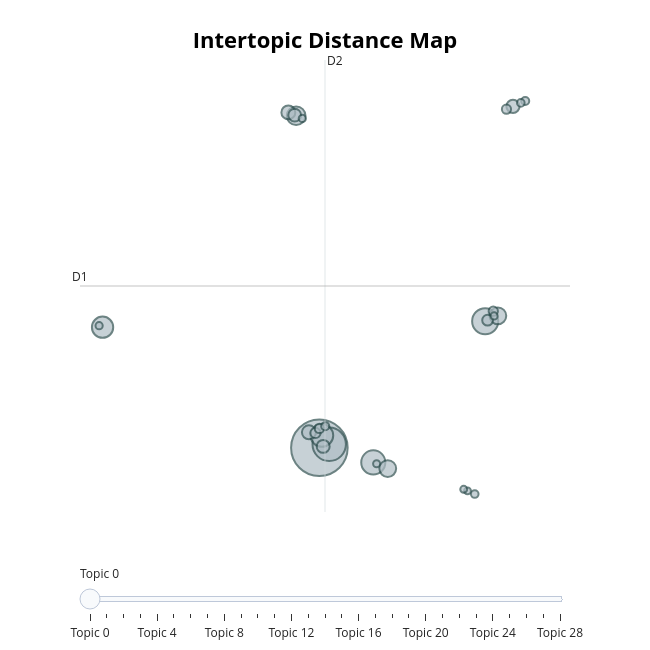

Notebook code for this chart:
### Markdown cell above
## Visualize Topics

### Code cell
topic_model.visualize_topics()

### Figure 1 — Plotly figure (JSON) as saved in the notebook; plotly's stock layout.template omitted (floating-point values rounded to 4 significant figures)
{"data": [{"customdata": [[0, "use | substance | present | problems | past", 1485], [1, "days | age | 30 | difficulty | people", 518], [2, "anxiety | disorder | psychiatric | diagnosis | bipolar", 316], [3, "history | disease | cause | medication | sibling", 269], [4, "language | age | grandmother | child | death", 240], [5, "weekend | weekdays | parent | media | restriction", 210], [6, "rank | percentile | index | comprehension | score", 162], [7, "stage | treadmill | rate | participant | heart", 131], [8, "driving | intoxicated | smoke | cigarettes | pregnancy", 131], [9, "eat | food | foods | certain | eating", 91], [10, "plate | picture | span | sort | digit", 90], [11, "duration | weeks | longest | sibling | illness", 81], [12, "sleep | night | asleep | sleeps | child", 78], [13, "total | score | raw | design | block", 76], [14, "craving | strong | desire | compulsions | obsessions", 54], [15, "parents | argue | arguments | usually | argument", 49], [16, "student | peers | school | grades | class", 41], [17, "tolerance | substance | solvent | marked | concentration", 40], [18, "weight | mass | birth | height | gain", 39], [19, "restless | seated | remaining | sitting | hyperactive", 31], [20, "hyperactivity | deficit | autism | attention | index", 30], [21, "pcp | ketamine | dust | angel | abuse", 27], [22, "eating | f50 | binge | nervosa | anorexia", 27], [23, "withdrawal | substance | symptoms | relieve | characteristic", 24], [24, "texting | messaging | weekdays | weekend | parent", 24], [25, "reason | possibly | background | language | ", 24], [26, "dose | highest | medication |  | ", 23], [27, "glue | aerosols | inhalants | high | sniffed", 22], [28, "happen | times | yes | did | 22b", 22]], "hovertemplate": "<b>Topic %{customdata[0]}</b><br>%{customdata[1]}<br>Size: %{customdata[2]}", "legendgroup": "", "marker": {"color": "#B0BEC5", "line": {"color": "DarkSlateGrey", "width": 2}, "size": [1485, 518, 316, 269, 240, 210, 162, 131, 131, 91, 90, 81, 78, 76, 54, 49, 41, 40, 39, 31, 30, 27, 27, 24, 24, 24, 23, 22, 22], "sizemode": "area", "sizeref": 0.9281, "symbol": "circle"}, "mode": "markers", "name": "", "orientation": "v", "showlegend": false, "type": "scatter", "x": [3.526, 3.9, 9.829, 5.575, 3.621, -4.715, 2.643, 6.125, 10.31, 3.129, 2.347, 10.88, 3.671, 2.588, 9.921, 3.377, 3.527, 10.14, 10.64, 3.749, 11.35, 9.432, 11.18, 10.17, -4.846, 2.877, 5.702, 9.157, 9.012], "xaxis": "x", "y": [-6.463, -6.162, 4.676, -7.761, -5.387, 4.15, 22.77, -8.306, 5.155, -5.112, 23.07, 23.6, -6.349, 22.83, 4.771, -5.168, -4.765, 5.556, 23.35, -4.573, 24.08, -10.55, 23.91, 5.14, 4.28, 22.54, -7.884, -10.27, -10.13], "yaxis": "y"}], "layout": {"annotations": [{"showarrow": false, "text": "D1", "x": -5.573, "y": 7.779, "yshift": 10}, {"showarrow": false, "text": "D2", "x": 3.74, "xshift": 10, "y": 27.69}], "height": 650, "hoverlabel": {"bgcolor": "white", "font": {"family": "Rockwell", "size": 16}}, "legend": {"itemsizing": "constant", "tracegroupgap": 0}, "margin": {"t": 60}, "shapes": [{"line": {"color": "#CFD8DC", "width": 2}, "type": "line", "x0": 3.74, "x1": 3.74, "y0": -12.13, "y1": 27.69}, {"line": {"color": "#9E9E9E", "width": 2}, "type": "line", "x0": -5.573, "x1": 13.05, "y0": 7.779, "y1": 7.779}], "sliders": [{"active": 0, "pad": {"t": 50}, "steps": [{"args": [{"marker.color": [["red", "#B0BEC5", "#B0BEC5", "#B0BEC5", "#B0BEC5", "#B0BEC5", "#B0BEC5", "#B0BEC5", "#B0BEC5", "#B0BEC5", "#B0BEC5", "#B0BEC5", "#B0BEC5", "#B0BEC5", "#B0BEC5", "#B0BEC5", "#B0BEC5", "#B0BEC5", "#B0BEC5", "#B0BEC5", "#B0BEC5", "#B0BEC5", "#B0BEC5", "#B0BEC5", "#B0BEC5", "#B0BEC5", "#B0BEC5", "#B0BEC5", "#B0BEC5"]]}], "label": "Topic 0", "method": "update"}, {"args": [{"marker.color": [["#B0BEC5", "red", "#B0BEC5", "#B0BEC5", "#B0BEC5", "#B0BEC5", "#B0BEC5", "#B0BEC5", "#B0BEC5", "#B0BEC5", "#B0BEC5", "#B0BEC5", "#B0BEC5", "#B0BEC5", "#B0BEC5", "#B0BEC5", "#B0BEC5", "#B0BEC5", "#B0BEC5", "#B0BEC5", "#B0BEC5", "#B0BEC5", "#B0BEC5", "#B0BEC5", "#B0BEC5", "#B0BEC5", "#B0BEC5", "#B0BEC5", "#B0BEC5"]]}], "label": "Topic 1", "method": "update"}, {"args": [{"marker.color": [["#B0BEC5", "#B0BEC5", "red", "#B0BEC5", "#B0BEC5", "#B0BEC5", "#B0BEC5", "#B0BEC5", "#B0BEC5", "#B0BEC5", "#B0BEC5", "#B0BEC5", "#B0BEC5", "#B0BEC5", "#B0BEC5", "#B0BEC5", "#B0BEC5", "#B0BEC5", "#B0BEC5", "#B0BEC5", "#B0BEC5", "#B0BEC5", "#B0BEC5", "#B0BEC5", "#B0BEC5", "#B0BEC5", "#B0BEC5", "#B0BEC5", "#B0BEC5"]]}], "label": "Topic 2", "method": "update"}, {"args": [{"marker.color": [["#B0BEC5", "#B0BEC5", "#B0BEC5", "red", "#B0BEC5", "#B0BEC5", "#B0BEC5", "#B0BEC5", "#B0BEC5", "#B0BEC5", "#B0BEC5", "#B0BEC5", "#B0BEC5", "#B0BEC5", "#B0BEC5", "#B0BEC5", "#B0BEC5", "#B0BEC5", "#B0BEC5", "#B0BEC5", "#B0BEC5", "#B0BEC5", "#B0BEC5", "#B0BEC5", "#B0BEC5", "#B0BEC5", "#B0BEC5", "#B0BEC5", "#B0BEC5"]]}], "label": "Topic 3", "method": "update"}, {"args": [{"marker.color": [["#B0BEC5", "#B0BEC5", "#B0BEC5", "#B0BEC5", "red", "#B0BEC5", "#B0BEC5", "#B0BEC5", "#B0BEC5", "#B0BEC5", "#B0BEC5", "#B0BEC5", "#B0BEC5", "#B0BEC5", "#B0BEC5", "#B0BEC5", "#B0BEC5", "#B0BEC5", "#B0BEC5", "#B0BEC5", "#B0BEC5", "#B0BEC5", "#B0BEC5", "#B0BEC5", "#B0BEC5", "#B0BEC5", "#B0BEC5", "#B0BEC5", "#B0BEC5"]]}], "label": "Topic 4", "method": "update"}, {"args": [{"marker.color": [["#B0BEC5", "#B0BEC5", "#B0BEC5", "#B0BEC5", "#B0BEC5", "red", "#B0BEC5", "#B0BEC5", "#B0BEC5", "#B0BEC5", "#B0BEC5", "#B0BEC5", "#B0BEC5", "#B0BEC5", "#B0BEC5", "#B0BEC5", "#B0BEC5", "#B0BEC5", "#B0BEC5", "#B0BEC5", "#B0BEC5", "#B0BEC5", "#B0BEC5", "#B0BEC5", "#B0BEC5", "#B0BEC5", "#B0BEC5", "#B0BEC5", "#B0BEC5"]]}], "label": "Topic 5", "method": "update"}, {"args": [{"marker.color": [["#B0BEC5", "#B0BEC5", "#B0BEC5", "#B0BEC5", "#B0BEC5", "#B0BEC5", "red", "#B0BEC5", "#B0BEC5", "#B0BEC5", "#B0BEC5", "#B0BEC5", "#B0BEC5", "#B0BEC5", "#B0BEC5", "#B0BEC5", "#B0BEC5", "#B0BEC5", "#B0BEC5", "#B0BEC5", "#B0BEC5", "#B0BEC5", "#B0BEC5", "#B0BEC5", "#B0BEC5", "#B0BEC5", "#B0BEC5", "#B0BEC5", "#B0BEC5"]]}], "label": "Topic 6", "method": "update"}, {"args": [{"marker.color": [["#B0BEC5", "#B0BEC5", "#B0BEC5", "#B0BEC5", "#B0BEC5", "#B0BEC5", "#B0BEC5", "red", "#B0BEC5", "#B0BEC5", "#B0BEC5", "#B0BEC5", "#B0BEC5", "#B0BEC5", "#B0BEC5", "#B0BEC5", "#B0BEC5", "#B0BEC5", "#B0BEC5", "#B0BEC5", "#B0BEC5", "#B0BEC5", "#B0BEC5", "#B0BEC5", "#B0BEC5", "#B0BEC5", "#B0BEC5", "#B0BEC5", "#B0BEC5"]]}], "label": "Topic 7", "method": "update"}, {"args": [{"marker.color": [["#B0BEC5", "#B0BEC5", "#B0BEC5", "#B0BEC5", "#B0BEC5", "#B0BEC5", "#B0BEC5", "#B0BEC5", "red", "#B0BEC5", "#B0BEC5", "#B0BEC5", "#B0BEC5", "#B0BEC5", "#B0BEC5", "#B0BEC5", "#B0BEC5", "#B0BEC5", "#B0BEC5", "#B0BEC5", "#B0BEC5", "#B0BEC5", "#B0BEC5", "#B0BEC5", "#B0BEC5", "#B0BEC5", "#B0BEC5", "#B0BEC5", "#B0BEC5"]]}], "label": "Topic 8", "method": "update"}, {"args": [{"marker.color": [["#B0BEC5", "#B0BEC5", "#B0BEC5", "#B0BEC5", "#B0BEC5", "#B0BEC5", "#B0BEC5", "#B0BEC5", "#B0BEC5", "red", "#B0BEC5", "#B0BEC5", "#B0BEC5", "#B0BEC5", "#B0BEC5", "#B0BEC5", "#B0BEC5", "#B0BEC5", "#B0BEC5", "#B0BEC5", "#B0BEC5", "#B0BEC5", "#B0BEC5", "#B0BEC5", "#B0BEC5", "#B0BEC5", "#B0BEC5", "#B0BEC5", "#B0BEC5"]]}], "label": "Topic 9", "method": "update"}, {"args": [{"marker.color": [["#B0BEC5", "#B0BEC5", "#B0BEC5", "#B0BEC5", "#B0BEC5", "#B0BEC5", "#B0BEC5", "#B0BEC5", "#B0BEC5", "#B0BEC5", "red", "#B0BEC5", "#B0BEC5", "#B0BEC5", "#B0BEC5", "#B0BEC5", "#B0BEC5", "#B0BEC5", "#B0BEC5", "#B0BEC5", "#B0BEC5", "#B0BEC5", "#B0BEC5", "#B0BEC5", "#B0BEC5", "#B0BEC5", "#B0BEC5", "#B0BEC5", "#B0BEC5"]]}], "label": "Topic 10", "method": "update"}, {"args": [{"marker.color": [["#B0BEC5", "#B0BEC5", "#B0BEC5", "#B0BEC5", "#B0BEC5", "#B0BEC5", "#B0BEC5", "#B0BEC5", "#B0BEC5", "#B0BEC5", "#B0BEC5", "red", "#B0BEC5", "#B0BEC5", "#B0BEC5", "#B0BEC5", "#B0BEC5", "#B0BEC5", "#B0BEC5", "#B0BEC5", "#B0BEC5", "#B0BEC5", "#B0BEC5", "#B0BEC5", "#B0BEC5", "#B0BEC5", "#B0BEC5", "#B0BEC5", "#B0BEC5"]]}], "label": "Topic 11", "method": "update"}, {"args": [{"marker.color": [["#B0BEC5", "#B0BEC5", "#B0BEC5", "#B0BEC5", "#B0BEC5", "#B0BEC5", "#B0BEC5", "#B0BEC5", "#B0BEC5", "#B0BEC5", "#B0BEC5", "#B0BEC5", "red", "#B0BEC5", "#B0BEC5", "#B0BEC5", "#B0BEC5", "#B0BEC5", "#B0BEC5", "#B0BEC5", "#B0BEC5", "#B0BEC5", "#B0BEC5", "#B0BEC5", "#B0BEC5", "#B0BEC5", "#B0BEC5", "#B0BEC5", "#B0BEC5"]]}], "label": "Topic 12", "method": "update"}, {"args": [{"marker.color": [["#B0BEC5", "#B0BEC5", "#B0BEC5", "#B0BEC5", "#B0BEC5", "#B0BEC5", "#B0BEC5", "#B0BEC5", "#B0BEC5", "#B0BEC5", "#B0BEC5", "#B0BEC5", "#B0BEC5", "red", "#B0BEC5", "#B0BEC5", "#B0BEC5", "#B0BEC5", "#B0BEC5", "#B0BEC5", "#B0BEC5", "#B0BEC5", "#B0BEC5", "#B0BEC5", "#B0BEC5", "#B0BEC5", "#B0BEC5", "#B0BEC5", "#B0BEC5"]]}], "label": "Topic 13", "method": "update"}, {"args": [{"marker.color": [["#B0BEC5", "#B0BEC5", "#B0BEC5", "#B0BEC5", "#B0BEC5", "#B0BEC5", "#B0BEC5", "#B0BEC5", "#B0BEC5", "#B0BEC5", "#B0BEC5", "#B0BEC5", "#B0BEC5", "#B0BEC5", "red", "#B0BEC5", "#B0BEC5", "#B0BEC5", "#B0BEC5", "#B0BEC5", "#B0BEC5", "#B0BEC5", "#B0BEC5", "#B0BEC5", "#B0BEC5", "#B0BEC5", "#B0BEC5", "#B0BEC5", "#B0BEC5"]]}], "label": "Topic 14", "method": "update"}, {"args": [{"marker.color": [["#B0BEC5", "#B0BEC5", "#B0BEC5", "#B0BEC5", "#B0BEC5", "#B0BEC5", "#B0BEC5", "#B0BEC5", "#B0BEC5", "#B0BEC5", "#B0BEC5", "#B0BEC5", "#B0BEC5", "#B0BEC5", "#B0BEC5", "red", "#B0BEC5", "#B0BEC5", "#B0BEC5", "#B0BEC5", "#B0BEC5", "#B0BEC5", "#B0BEC5", "#B0BEC5", "#B0BEC5", "#B0BEC5", "#B0BEC5", "#B0BEC5", "#B0BEC5"]]}], "label": "Topic 15", "method": "update"}, {"args": [{"marker.color": [["#B0BEC5", "#B0BEC5", "#B0BEC5", "#B0BEC5", "#B0BEC5", "#B0BEC5", "#B0BEC5", "#B0BEC5", "#B0BEC5", "#B0BEC5", "#B0BEC5", "#B0BEC5", "#B0BEC5", "#B0BEC5", "#B0BEC5", "#B0BEC5", "red", "#B0BEC5", "#B0BEC5", "#B0BEC5", "#B0BEC5", "#B0BEC5", "#B0BEC5", "#B0BEC5", "#B0BEC5", "#B0BEC5", "#B0BEC5", "#B0BEC5", "#B0BEC5"]]}], "label": "Topic 16", "method": "update"}, {"args": [{"marker.color": [["#B0BEC5", "#B0BEC5", "#B0BEC5", "#B0BEC5", "#B0BEC5", "#B0BEC5", "#B0BEC5", "#B0BEC5", "#B0BEC5", "#B0BEC5", "#B0BEC5", "#B0BEC5", "#B0BEC5", "#B0BEC5", "#B0BEC5", "#B0BEC5", "#B0BEC5", "red", "#B0BEC5", "#B0BEC5", "#B0BEC5", "#B0BEC5", "#B0BEC5", "#B0BEC5", "#B0BEC5", "#B0BEC5", "#B0BEC5", "#B0BEC5", "#B0BEC5"]]}], "label": "Topic 17", "method": "update"}, {"args": [{"marker.color": [["#B0BEC5", "#B0BEC5", "#B0BEC5", "#B0BEC5", "#B0BEC5", "#B0BEC5", "#B0BEC5", "#B0BEC5", "#B0BEC5", "#B0BEC5", "#B0BEC5", "#B0BEC5", "#B0BEC5", "#B0BEC5", "#B0BEC5", "#B0BEC5", "#B0BEC5", "#B0BEC5", "red", "#B0BEC5", "#B0BEC5", "#B0BEC5", "#B0BEC5", "#B0BEC5", "#B0BEC5", "#B0BEC5", "#B0BEC5", "#B0BEC5", "#B0BEC5"]]}], "label": "Topic 18", "method": "update"}, {"args": [{"marker.color": [["#B0BEC5", "#B0BEC5", "#B0BEC5", "#B0BEC5", "#B0BEC5", "#B0BEC5", "#B0BEC5", "#B0BEC5", "#B0BEC5", "#B0BEC5", "#B0BEC5", "#B0BEC5", "#B0BEC5", "#B0BEC5", "#B0BEC5", "#B0BEC5", "#B0BEC5", "#B0BEC5", "#B0BEC5", "red", "#B0BEC5", "#B0BEC5", "#B0BEC5", "#B0BEC5", "#B0BEC5", "#B0BEC5", "#B0BEC5", "#B0BEC5", "#B0BEC5"]]}], "label": "Topic 19", "method": "update"}, {"args": [{"marker.color": [["#B0BEC5", "#B0BEC5", "#B0BEC5", "#B0BEC5", "#B0BEC5", "#B0BEC5", "#B0BEC5", "#B0BEC5", "#B0BEC5", "#B0BEC5", "#B0BEC5", "#B0BEC5", "#B0BEC5", "#B0BEC5", "#B0BEC5", "#B0BEC5", "#B0BEC5", "#B0BEC5", "#B0BEC5", "#B0BEC5", "red", "#B0BEC5", "#B0BEC5", "#B0BEC5", "#B0BEC5", "#B0BEC5", "#B0BEC5", "#B0BEC5", "#B0BEC5"]]}], "label": "Topic 20", "method": "update"}, {"args": [{"marker.color": [["#B0BEC5", "#B0BEC5", "#B0BEC5", "#B0BEC5", "#B0BEC5", "#B0BEC5", "#B0BEC5", "#B0BEC5", "#B0BEC5", "#B0BEC5", "#B0BEC5", "#B0BEC5", "#B0BEC5", "#B0BEC5", "#B0BEC5", "#B0BEC5", "#B0BEC5", "#B0BEC5", "#B0BEC5", "#B0BEC5", "#B0BEC5", "red", "#B0BEC5", "#B0BEC5", "#B0BEC5", "#B0BEC5", "#B0BEC5", "#B0BEC5", "#B0BEC5"]]}], "label": "Topic 21", "method": "update"}, {"args": [{"marker.color": [["#B0BEC5", "#B0BEC5", "#B0BEC5", "#B0BEC5", "#B0BEC5", "#B0BEC5", "#B0BEC5", "#B0BEC5", "#B0BEC5", "#B0BEC5", "#B0BEC5", "#B0BEC5", "#B0BEC5", "#B0BEC5", "#B0BEC5", "#B0BEC5", "#B0BEC5", "#B0BEC5", "#B0BEC5", "#B0BEC5", "#B0BEC5", "#B0BEC5", "red", "#B0BEC5", "#B0BEC5", "#B0BEC5", "#B0BEC5", "#B0BEC5", "#B0BEC5"]]}], "label": "Topic 22", "method": "update"}, {"args": [{"marker.color": [["#B0BEC5", "#B0BEC5", "#B0BEC5", "#B0BEC5", "#B0BEC5", "#B0BEC5", "#B0BEC5", "#B0BEC5", "#B0BEC5", "#B0BEC5", "#B0BEC5", "#B0BEC5", "#B0BEC5", "#B0BEC5", "#B0BEC5", "#B0BEC5", "#B0BEC5", "#B0BEC5", "#B0BEC5", "#B0BEC5", "#B0BEC5", "#B0BEC5", "#B0BEC5", "red", "#B0BEC5", "#B0BEC5", "#B0BEC5", "#B0BEC5", "#B0BEC5"]]}], "label": "Topic 23", "method": "update"}, {"args": [{"marker.color": [["#B0BEC5", "#B0BEC5", "#B0BEC5", "#B0BEC5", "#B0BEC5", "#B0BEC5", "#B0BEC5", "#B0BEC5", "#B0BEC5", "#B0BEC5", "#B0BEC5", "#B0BEC5", "#B0BEC5", "#B0BEC5", "#B0BEC5", "#B0BEC5", "#B0BEC5", "#B0BEC5", "#B0BEC5", "#B0BEC5", "#B0BEC5", "#B0BEC5", "#B0BEC5", "#B0BEC5", "red", "#B0BEC5", "#B0BEC5", "#B0BEC5", "#B0BEC5"]]}], "label": "Topic 24", "method": "update"}, {"args": [{"marker.color": [["#B0BEC5", "#B0BEC5", "#B0BEC5", "#B0BEC5", "#B0BEC5", "#B0BEC5", "#B0BEC5", "#B0BEC5", "#B0BEC5", "#B0BEC5", "#B0BEC5", "#B0BEC5", "#B0BEC5", "#B0BEC5", "#B0BEC5", "#B0BEC5", "#B0BEC5", "#B0BEC5", "#B0BEC5", "#B0BEC5", "#B0BEC5", "#B0BEC5", "#B0BEC5", "#B0BEC5", "#B0BEC5", "red", "#B0BEC5", "#B0BEC5", "#B0BEC5"]]}], "label": "Topic 25", "method": "update"}, {"args": [{"marker.color": [["#B0BEC5", "#B0BEC5", "#B0BEC5", "#B0BEC5", "#B0BEC5", "#B0BEC5", "#B0BEC5", "#B0BEC5", "#B0BEC5", "#B0BEC5", "#B0BEC5", "#B0BEC5", "#B0BEC5", "#B0BEC5", "#B0BEC5", "#B0BEC5", "#B0BEC5", "#B0BEC5", "#B0BEC5", "#B0BEC5", "#B0BEC5", "#B0BEC5", "#B0BEC5", "#B0BEC5", "#B0BEC5", "#B0BEC5", "red", "#B0BEC5", "#B0BEC5"]]}], "label": "Topic 26", "method": "update"}, {"args": [{"marker.color": [["#B0BEC5", "#B0BEC5", "#B0BEC5", "#B0BEC5", "#B0BEC5", "#B0BEC5", "#B0BEC5", "#B0BEC5", "#B0BEC5", "#B0BEC5", "#B0BEC5", "#B0BEC5", "#B0BEC5", "#B0BEC5", "#B0BEC5", "#B0BEC5", "#B0BEC5", "#B0BEC5", "#B0BEC5", "#B0BEC5", "#B0BEC5", "#B0BEC5", "#B0BEC5", "#B0BEC5", "#B0BEC5", "#B0BEC5", "#B0BEC5", "red", "#B0BEC5"]]}], "label": "Topic 27", "method": "update"}, {"args": [{"marker.color": [["#B0BEC5", "#B0BEC5", "#B0BEC5", "#B0BEC5", "#B0BEC5", "#B0BEC5", "#B0BEC5", "#B0BEC5", "#B0BEC5", "#B0BEC5", "#B0BEC5", "#B0BEC5", "#B0BEC5", "#B0BEC5", "#B0BEC5", "#B0BEC5", "#B0BEC5", "#B0BEC5", "#B0BEC5", "#B0BEC5", "#B0BEC5", "#B0BEC5", "#B0BEC5", "#B0BEC5", "#B0BEC5", "#B0BEC5", "#B0BEC5", "#B0BEC5", "red"]]}], "label": "Topic 28", "method": "update"}]}], "title": {"font": {"color": "Black", "size": 22}, "text": "<b>Intertopic Distance Map</b>", "x": 0.5, "xanchor": "center", "y": 0.95, "yanchor": "top"}, "width": 650, "xaxis": {"anchor": "y", "domain": [0, 1], "range": [-5.573, 13.05], "title": {"text": ""}, "visible": false}, "yaxis": {"anchor": "x", "domain": [0, 1], "range": [-12.13, 27.69], "title": {"text": ""}, "visible": false}}}
